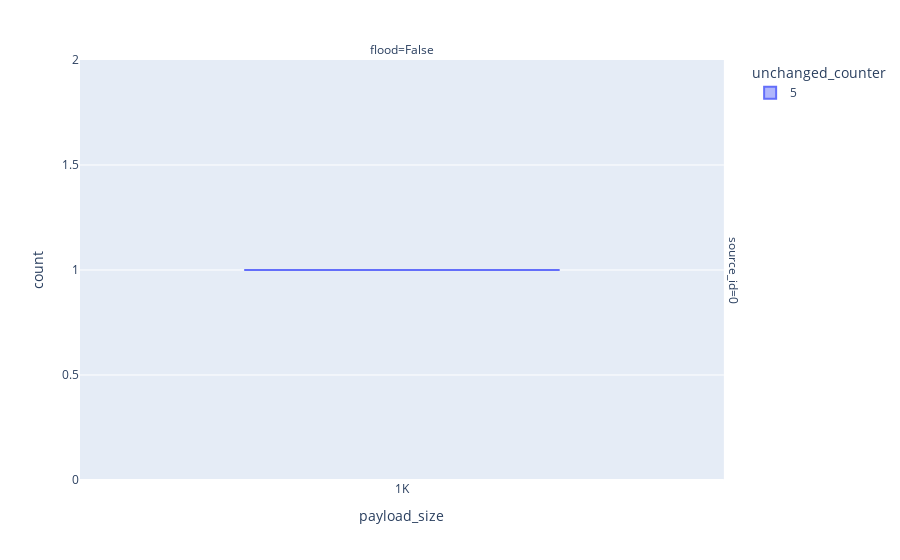

Write notebook code for a chart like this one.
### Code cell
fig = px.box(
    reception_df,
    x="payload_size",
    y="count", 
    color="unchanged_counter",
    facet_col="flood",
    facet_row="source_id"
)
fig

### Figure 1 — Plotly figure (JSON) as saved in the notebook; plotly's stock layout.template omitted (floating-point values rounded to 4 significant figures)
{"data": [{"alignmentgroup": "True", "hovertemplate": "unchanged_counter=5<br>source_id=0<br>flood=False<br>payload_size=%{x}<br>count=%{y}<extra></extra>", "legendgroup": "5", "marker": {"color": "#636efa"}, "name": "5", "notched": false, "offsetgroup": "5", "orientation": "v", "showlegend": true, "type": "box", "x": ["1K"], "x0": " ", "xaxis": "x", "y": [1], "y0": " ", "yaxis": "y"}], "layout": {"annotations": [{"font": {}, "showarrow": false, "text": "flood=False", "x": 0.49, "xanchor": "center", "xref": "paper", "y": 1, "yanchor": "bottom", "yref": "paper"}, {"font": {}, "showarrow": false, "text": "source_id=0", "textangle": 90, "x": 0.98, "xanchor": "left", "xref": "paper", "y": 0.5, "yanchor": "middle", "yref": "paper"}], "boxmode": "group", "legend": {"title": {"text": "unchanged_counter"}, "tracegroupgap": 0}, "margin": {"t": 60}, "xaxis": {"anchor": "y", "domain": [0, 0.98], "title": {"text": "payload_size"}}, "yaxis": {"anchor": "x", "domain": [0, 1], "title": {"text": "count"}}}}
